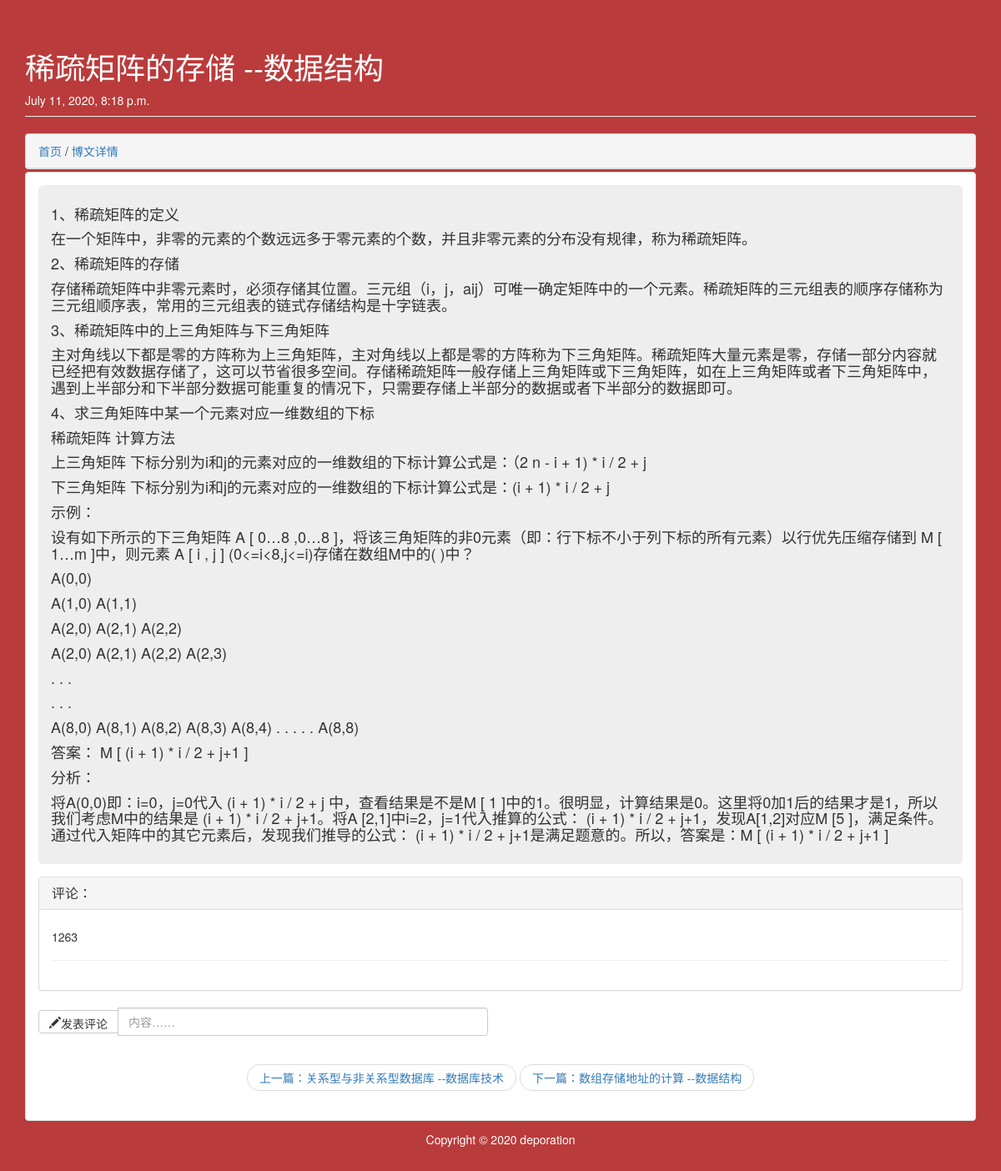
The app's page /blog/detail/14 with its own data.
### app/models.py (models this page shows)
class Article(models.Model):
    article_id = models.AutoField(primary_key=True)
    title = models.TextField()
    brief_content = models.TextField()
    content = models.TextField()
    date = models.DateTimeField(auto_now=True)
    def __str__(self):
        return self.title

class Disscuss(models.Model):
    disscuss_id = models.AutoField(primary_key=True)
    article_id = models.IntegerField()
    content = models.TextField()

### app/views.py (the view)
# urls.py: path('detail/<int:article_id>',views.get_detail_page),
def get_detail_page(request, article_id):
    all_article = Article.objects.all()
    all_dis = Disscuss.objects.all()
    disscuss = []
    print(type(all_article))
    print(all_article)
    curr_article = None
    previous_index = 0
    next_index = 0
    previous_article = None
    next_article = None
    for index, article in enumerate(all_article):
        if index == 0:
            previous_index = 0
            next_index = index + 1
        elif index == len(all_article) - 1:
            previous_index = index - 1
            next_index = index
        else:
            previous_index = index - 1
            next_index = index + 1
        if article.article_id == article_id:
            curr_article = article
            for i in all_dis:
                if i.article_id == article_id:
                    disscuss.append(i.content)
            previous_article = all_article[previous_index]
            next_article = all_article[next_index]
            break
    section_list = curr_article.content.split('\n')
    return render(request, 'app/detail.html', {
        'curr_article': curr_article,
        'section_list': section_list,
        'previous_article': previous_article,
        'next_article': next_article,
        'disscuss':disscuss,
        'id':article_id
    })

### app/templates/app/detail.html (shortened to what this page needs)
﻿<!DOCTYPE html>
<html lang="en">
<head>
    {% load staticfiles %}
    <link rel="stylesheet" href="https://cdn.jsdelivr.net/npm/bootstrap@3.3.7/dist/css/bootstrap.min.css"
>
</head>
<body style="background:#ba3b3b">
<div class="container">
    <div class="row">
        <div class="col-md-12">
            <div class="page-header">
                <h1 style="color:white">{{curr_article.title}}</h1>
                <span style="color:white">{{curr_article.date}}</span>
            </div>
        </div>
    </div>
</div>
<div class="container page-body">
    <div class="row">
        <div class="col-md-12">
            <div class="panel panel-default" style="margin-bottom:3px;">
                <div class="panel-heading">
                    <a href="/blog/index">首页</a> /
                    <a href="javascript:;">博文详情</a>
                </div>
            </div>
        </div>
    </div>
    <div class="row">
        <div class="col-md-12" role="main" >
            <div class="body-main">
                <div class="panel panel-default" style="margin-bottom:5px">
                    <div class="panel-body">
                        <div class="jumbotron"
                             style=" padding-left:15px;padding-right:15px;padding-top: 15px;padding-bottom: 15px; margin-bottom: 15px;color: inherit;background-color: #eee;">
                            {% for section in section_list%}
                            <h4>{{section}}</h4>
                            {% endfor %}
                        </div>
                        <div class="panel panel-default">
                            <div class="panel-heading">
                                <h3 class="panel-title">评论：</h3>
                            </div>
                            <div class="panel-body">
                                {% for dis in disscuss%}
                                    <h5>{{dis}}</h5>
                                    <hr/>
                                {% endfor %}
                            </div>
                        </div>
                        <div  class="row ">
                        <div class="col-lg-6">
                            <form action="/blog/detail/add_dis/{{id}}" method="post">
                                <div class="input-group">
                                  <span class="input-group-btn">
                                    <button class="btn btn-default" type="submit" id="add" ><span class="glyphicon glyphicon glyphicon-pencil"   aria-hidden="true">发表评论</span></button>
                                  </span>
                                  <input type="text" class="form-control" name="content" placeholder="内容……">
                                </div>
                            </form>
                        </div>
                    </div>
                        <nav aria-label="...">
                            <ul class="pager">
                                <li><a href="/blog/detail/{{previous_article.article_id}}">上一篇：{{previous_article.title}}</a>
                                </li>
                                <li><a href="/blog/detail/{{next_article.article_id}}">下一篇：{{next_article.title}}</a>
                                </li>
                            </ul>
                        </nav>
                    </div>
                </div>
            </div>
        </div>
    </div>
    <div class="row" style="margin-bottom:20px">
        <div class="container">
            <h5 class="text-center" style="color:white">
                Copyright © 2020 deporation
            </h5>
        </div>
    </div>
</div>
</body>
</html>

### records on screen
Article: title "稀疏矩阵的存储 --数据结构", date "July 11, 2020, 8:18 p.m."
Disscuss: disscuss "1263"
Article: title "关系型与非关系型数据库 --数据库技术"
Article: title "数组存储地址的计算 --数据结构"

### other values on screen
{{ section }} "1、稀疏矩阵的定义" "在一个矩阵中，非零的元素的个数远远多于零元素的个数，并且非零元素的分布没有规律，称为稀疏矩阵。" "2、稀疏矩阵的存储" "存储稀疏矩阵中非零元素时，必须存储其位置。三元组（i，j，aij）可唯一确定矩阵中的一个元素。稀疏矩阵的三元组表的顺序存储称为三元组顺序表，常用的三元组表的链式存储结构是十字链表。" "3、稀疏矩阵中的上三角矩阵与下三角矩阵" "主对角线以下都是零的方阵称为上三角矩阵，主对角线以上都是零的方阵称为下三角矩阵。稀疏矩阵大量元素是零，存储一部分内容就已经把有效数据存储了，这可以节省很多空间。存储稀疏矩阵一般存储上三角矩阵或下三角矩阵，如在上三角矩阵或者下三角矩阵中，遇到上半部分和下半部分数据可能重复的情况下，只需要存储上半部分的数据或者下半部分的数据即可。" "4、求三角矩阵中某一个元素对应一维数组的下标" "稀疏矩阵 计算方法" "上三角矩阵 下标分别为i和j的元素对应的一维数组的下标计算公式是：（2 n - i + 1) * i / 2 + j" "下三角矩阵 下标分别为i和j的元素对应的一维数组的下标计算公式是：(i + 1) * i / 2 + j" "示例：" "设有如下所示的下三角矩阵 A [ 0…8 ,0…8 ]，将该三角矩阵的非0元素（即：行下标不小于列下标的所有元素）以行优先压缩存储到 M [ 1…m ]中，则元素 A [ i , j ] (0<=i<8,j<=i)存储在数组M中的( )中？" "A(0,0)" "A(1,0) A(1,1)" "A(2,0) A(2,1) A(2,2)" "A(2,0) A(2,1) A(2,2) A(2,3)" ". . ." ". . ." "A(8,0) A(8,1) A(8,2) A(8,3) A(8,4) . . . . . A(8,8)" "答案： M [ (i + 1) * i / 2 + j+1 ]" "分析："
